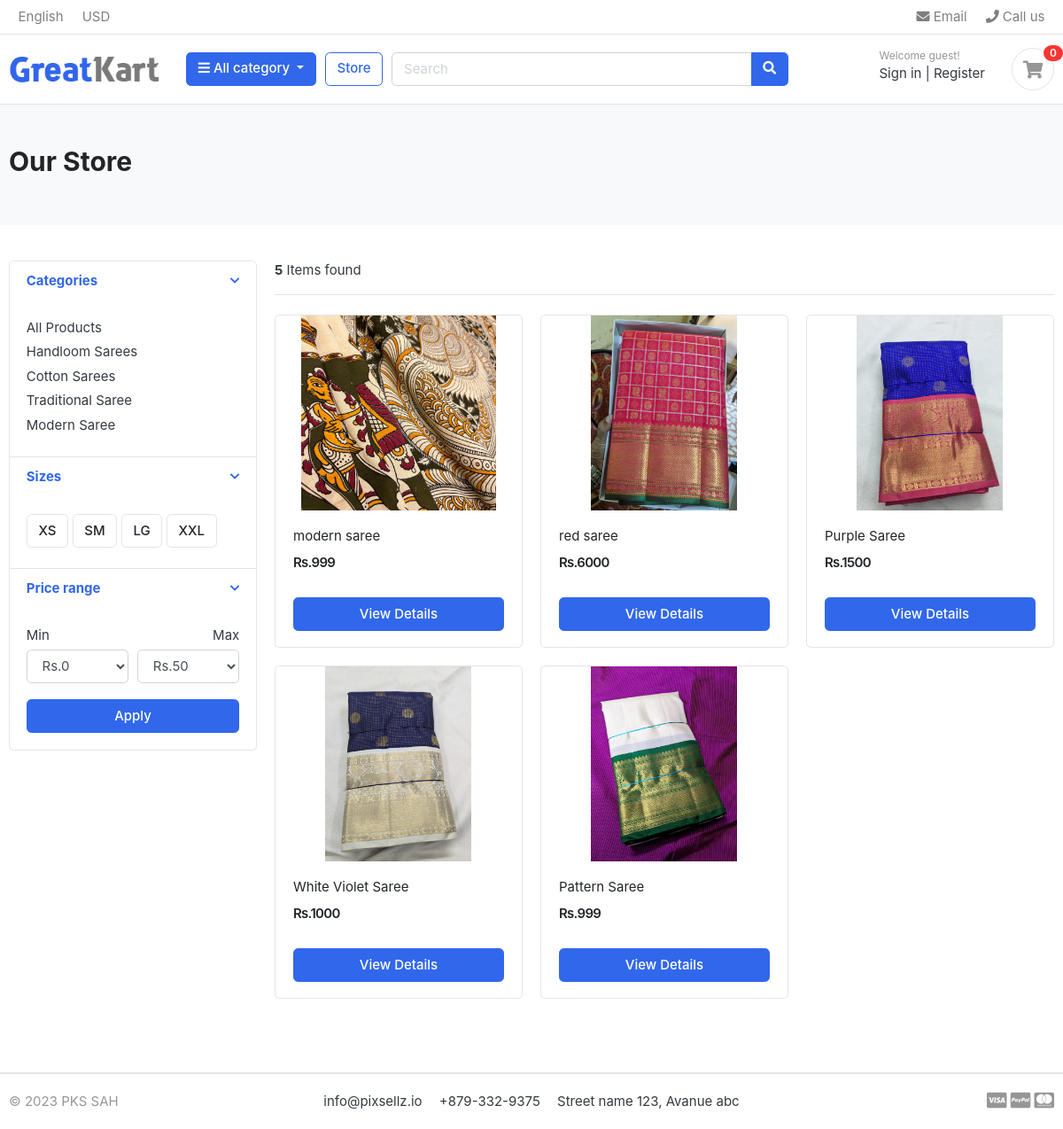
/store/category/modern-saree/, run on the app's committed database.
### category/models.py (models this page shows, shortened)
class Category(models.Model):
    category_name  =models.CharField(max_length=50, unique=True)
    slug = models.SlugField(max_length=100, unique=True )
    description = models.TextField(max_length=255)
    cat_image = models.ImageField(upload_to='photos/categories', blank=True)
    class Meta:
        verbose_name = 'category'
        verbose_name_plural= 'categories'
    def get_url(self):
        return reverse('product_by_category', args=[self.slug])

### store/models.py (models this page shows, shortened)
class Product(models.Model):
    product_name = models.CharField(max_length=200, unique=True)
    slug = models.SlugField(max_length=200, unique=True)
    description = models.TextField(max_length=500, blank=True)
    price = models.IntegerField()
    images = models.ImageField(upload_to='photos/products')
    stock = models.IntegerField()
    is_available = models.BooleanField(default=True)
    category = models.ForeignKey(Category, on_delete=models.CASCADE)
    created_date = models.DateField(auto_now_add=True)
    modified_date = models.DateTimeField(auto_now=True)
    def get_url(self):
        return reverse('product_detail',args=[self.category.slug, self.slug])

### store/views.py (the view)
# urls.py: path("store/", include('store.urls')),
def store(request, category_slug=None):
    categories = None
    products = None
    if category_slug != None:
        categories = get_object_or_404(Category, slug=category_slug)
        products = Product.objects.filter(category = categories, is_available=True)
        paginator = Paginator(products, 6)
        page = request.GET.get('page')
        paged_products = paginator.get_page(page)
        product_count = products.count()
    else:
        products  = Product.objects.all().filter(is_available=True).order_by('id')
        paginator = Paginator(products, 6)
        page = request.GET.get('page')
        paged_products = paginator.get_page(page)
        product_count = products.count()
    context={
        'products': paged_products,
        'product_count': product_count,
    }
    return render(request, 'store/store.html', context)

### carts/context_processors.py (called while the page is built)
def counter(request):
    cart_count =0
    if 'admin' in request.path:
        return {}
    else:
        try:
            cart = Cart.objects.filter(cart_id= _cart_id(request))
            cart_items = CartItem.objects.all().filter(cart=cart[:1])
            for cart_item in cart_items:
                cart_count =  cart_count + cart_item.quantity
        except Cart.DoesNotExist:
            cart_count = 0
    return dict(cart_count=cart_count)

### carts/views.py (called while the page is built)
def _cart_id(request):
    cart = request.session.session_key
    if not cart:
        cart = request.session.create()
    return cart

### category/context_processors.py (called while the page is built)
def menu_links(request):
    links = Category.objects.all()
    return dict(links=links)

### templates/store/store.html (shortened to what this page needs)
{% extends 'base.html' %}
{% load static %}
{% block content %}
<section class="section-pagetop bg">
    <div class="container">
        {% if 'search' in request.path %}
        <h2 class="title-page">Search Result</h2>
        {% else %}
          <h2 class="title-page">Our Store</h2>
        {% endif %}
    </div>
    </section>
    <section class="section-content padding-y">
    <div class="container">
    <div class="row">
        <aside class="col-md-3">
    <div class="card">
        <article class="filter-group">
            <header class="card-header">
                <a href="#" data-toggle="collapse" data-target="#collapse_1" aria-expanded="true" class="">
                    <i class="icon-control fa fa-chevron-down"></i>
                    <h6 class="title">Categories</h6>
                </a>
            </header>
            <div class="filter-content collapse show" id="collapse_1" style="">
                <div class="card-body">
                    <ul class="list-menu">
                        <li><a href="{% url 'store' %}">All Products</a></li>
                        {% for category in links %}
                    <li><a href="{{ category.get_url }}">{{category.category_name}}</a></li>
                    {% endfor %}
                    </ul>
                </div>
            </div>
        </article>
        <article class="filter-group">
            <header class="card-header">
                <a href="#" data-toggle="collapse" data-target="#collapse_4" aria-expanded="true" class="">
                    <i class="icon-control fa fa-chevron-down"></i>
                    <h6 class="title">Sizes </h6>
                </a>
            </header>
            <div class="filter-content collapse show" id="collapse_4" style="">
                <div class="card-body">
                  <label class="checkbox-btn">
                    <span class="btn btn-light"> XS </span>
                  </label>
                  <label class="checkbox-btn">
                    <span class="btn btn-light"> SM </span>
                  </label>
                  <label class="checkbox-btn">
                    <span class="btn btn-light"> LG </span>
                  </label>
                  <label class="checkbox-btn">
                    <span class="btn btn-light"> XXL </span>
                  </label>
            </div>
            </div>
        </article>
        <article class="filter-group">
            <header class="card-header">
                <a href="#" data-toggle="collapse" data-target="#collapse_3" aria-expanded="true" class="">
                    <i class="icon-control fa fa-chevron-down"></i>
                    <h6 class="title">Price range </h6>
                </a>
            </header>
            <div class="filter-content collapse show" id="collapse_3" style="">
                <div class="card-body">
                    <div class="form-row">
                    <div class="form-group col-md-6">
                      <label>Min</label>
                          <select class="mr-2 form-control">
                            <option value="0">Rs.0</option>
                        </select>
                    </div>
                    <div class="form-group text-right col-md-6">
                      <label>Max</label>
                          <select class="mr-2 form-control">
                            <option value="50">Rs.50</option>
                        </select>
                    </div>
                    </div>
                    <button class="btn btn-block btn-primary">Apply</button>
                </div>
            </div>
        </article>
    </div>
        </aside>
        <main class="col-md-9">
    <header class="border-bottom mb-4 pb-3">
            <div class="form-inline">
                <span class="mr-md-auto"><b>{{product_count}}</b> Items found </span>
            </div>
    </header>
    <div class="row">
        {% if products %}
        {% for product in products %}
        <div class="col-md-4">
            <figure class="card card-product-grid">
                <div class="img-wrap">
                    <a href="{{product.get_url}}"><img src="{{product.images.url}}"></a>
                </div>
                <figcaption class="info-wrap">
                    <div class="fix-height">
                        <a href="{{product.get_url}}" class="title">{{product.product_name}}</a>
                        <div class="price-wrap mt-2">
                            <span class="price">Rs.{{product.price}}</span>
                        </div>
                    </div>
                    <a href="{{ product.get_url  }}" class="btn btn-block btn-primary">View Details </a>
                </figcaption>
            </figure>
        </div>
        {% endfor %}
        {% else %}
          <div>
            <h2>No Result Found</h2>
          </div>
        {% endif %}
    </div>
        </main>
    </div>
    </div>
    </section>
{% endblock %}

### static/css/ui.css (style rules this page uses)
html { font-family: "Inter", sans-serif; font-size: 15px; }
.img-wrap { text-align: center; display: block; }
.img-wrap img { max-width: 100%; }
.price-wrap { letter-spacing: -0.7px; }
.padding-y { padding-top: 40px; padding-bottom: 40px; }
figure { margin-bottom: 0; }
article:after, .form-group:after { display: block; clear: both; content: ""; }
.bg { background-color: #f8f9fa; }
.title-page { color: #212529; }
.btn-light { background-color: #fff; border-color: #e4e4e4; }
[class*=list-] li:after { visibility: hidden; display: block; content: ""; overflow: hidden; height: 0; clear: both; }
.list-menu { list-style: none; margin: 0; padding-left: 0; }
.list-menu li { margin-bottom: 5px; }
.list-menu a { color: #343a40; }
[class*=card-product] a.title { color: #212529; display: block; }
[class*=card-product] .img-wrap { overflow: hidden; position: relative; }
[class*=card-product] .img-wrap img { height: 100%; max-width: 100%; width: auto; display: inline-block; -o-object-fit: cover; object-fit: cover; }
.card-product-grid { margin-bottom: 20px; }
.card-product-grid .img-wrap { border-radius: 0.2rem 0.2rem 0 0; height: 220px; }
.card-product-grid .info-wrap { overflow: hidden; padding: 18px 20px; }
.card-product-grid .fix-height { height: 80px; overflow: hidden; }
.card .img-wrap { overflow: hidden; }
.price { font-weight: 600; color: #212529; }
.icon-control { margin-top: 5px; float: right; font-size: 80%; }
.card-header .title { margin-bottom: 0; line-height: 1.5; }
.filter-group { border-bottom: 1px solid #e4e4e4; }
.filter-group .card-header { border-bottom: 0; }
.filter-group:last-child { border-bottom: 0; }
.checkbox-btn { position: relative; }
.section-pagetop { padding: 45px 0; }

### data on the page
Category: category_name "Handloom Sarees"
Category: category_name "Cotton Sarees"
Category: category_name "Traditional Saree"
Category: category_name "Modern Saree"
Product: images (picture), product_name "modern saree", price "999"
Product: images (picture), product_name "red saree", price "6000"
Product: images (picture), product_name "Purple Saree", price "1500"
Product: images (picture), product_name "White Violet Saree", price "1000"
Product: images (picture), product_name "Pattern Saree", price "999"

### other printed values
{{ cart_count }} "0"
{{ product_count }} "5"
